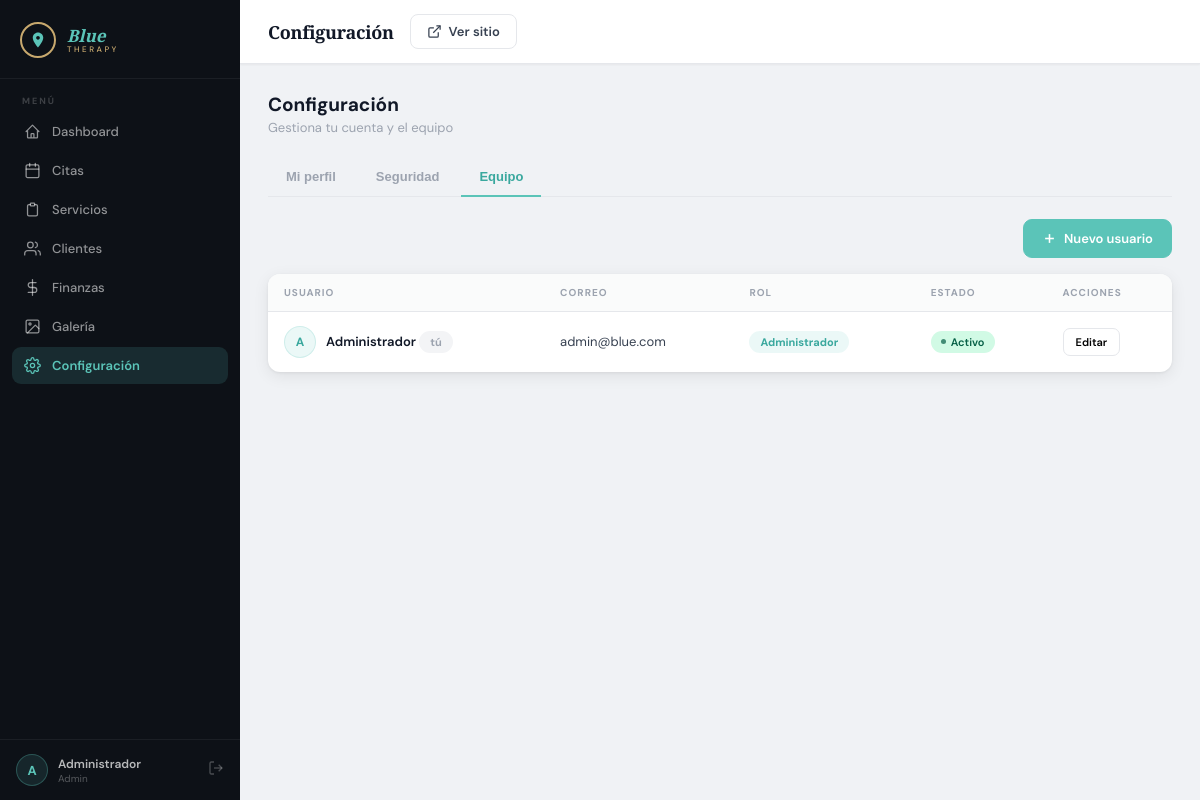
The app's page /admin/settings.php?tab=team (signed in) with its own data.
### tables this page shows
CREATE TABLE users (
    id          INT UNSIGNED AUTO_INCREMENT PRIMARY KEY,
    name        VARCHAR(100)          NOT NULL,
    email       VARCHAR(150)          NOT NULL UNIQUE,
    password    VARCHAR(255)          NOT NULL,
    role        ENUM('admin','staff') NOT NULL DEFAULT 'staff',
    phone       VARCHAR(20),
    photo       VARCHAR(255),
    active      TINYINT(1)            NOT NULL DEFAULT 1,
    created_at  DATETIME              NOT NULL DEFAULT CURRENT_TIMESTAMP,
    updated_at  DATETIME              NOT NULL DEFAULT CURRENT_TIMESTAMP ON UPDATE CURRENT_TIMESTAMP
);

### includes/session.php (called while the page is built, shortened)
<?php
function currentUser(): ?array {
    return $_SESSION['user'] ?? null;
}

### includes/functions.php (called while the page is built, shortened)
<?php
function e(mixed $value): string {
    return htmlspecialchars((string)$value, ENT_QUOTES | ENT_HTML5, 'UTF-8');
}

### admin/settings.php (the view, shortened to what this page needs)
<?php
require_once __DIR__ . '/../includes/session.php';
require_once __DIR__ . '/../includes/functions.php';
$db   = getDB();
$me   = currentUser();
$tab   = $_GET['tab'] ?? 'profile';
$staff = $db->query("SELECT * FROM users ORDER BY role, name")->fetchAll();
$pageTitle  = 'Configuración';
$activePage = 'settings';
require_once __DIR__ . '/../includes/admin_layout.php';
?>
<div class="page-head">
  <div>
    <h2>Configuración</h2>
    <p>Gestiona tu cuenta y el equipo</p>
  </div>
</div>
<div class="tabs">
  <button class="tab <?= $tab==='profile'?'active':'' ?>"  onclick="location='?tab=profile'">Mi perfil</button>
  <button class="tab <?= $tab==='security'?'active':'' ?>" onclick="location='?tab=security'">Seguridad</button>
  <button class="tab <?= $tab==='team'?'active':'' ?>"     onclick="location='?tab=team'">Equipo</button>
</div>
<?php if ($tab === 'team'): ?>
  <div style="display:flex;justify-content:flex-end;margin-bottom:16px">
    <button class="btn btn-primary" onclick="newStaff()">
      <svg viewBox="0 0 24 24" fill="none" stroke="currentColor" stroke-width="2.5"><line x1="12" y1="5" x2="12" y2="19"/><line x1="5" y1="12" x2="19" y2="12"/></svg>
      Nuevo usuario
    </button>
  </div>
  <div class="card"><div class="card-body--flush">
    <div class="table-wrap">
      <table class="data-table">
        <thead><tr><th>Usuario</th><th>Correo</th><th>Rol</th><th>Estado</th><th>Acciones</th></tr></thead>
        <tbody>
        <?php foreach ($staff as $u): ?>
          <tr style="<?= $u['active'] ? '' : 'opacity:.55' ?>">
            <td>
              <div class="client-cell">
                <div class="client-avatar"><?= mb_substr($u['name'], 0, 1) ?></div>
                <div>
                  <div class="client-name"><?= e($u['name']) ?><?= $u['id']==$me['id']?' <span class="pill pill-muted">tú</span>':'' ?></div>
                </div>
              </div>
            </td>
            <td><?= e($u['email']) ?></td>
            <td><span class="pill"><?= $u['role']==='admin'?'Administrador':'Staff' ?></span></td>
            <td><?= $u['active'] ? '<span class="badge badge-confirmed">Activo</span>' : '<span class="badge badge-cancelled">Inactivo</span>' ?></td>
            <td>
              <div class="action-btns">
                <button class="btn-action" onclick='editStaff(<?= json_encode(["id"=>$u["id"],"name"=>$u["name"],"email"=>$u["email"],"phone"=>$u["phone"],"role"=>$u["role"]], JSON_HEX_APOS|JSON_HEX_QUOT) ?>)'>Editar</button>
              </div>
            </td>
          </tr>
        <?php endforeach; ?>
        </tbody>
      </table>
    </div>
  </div></div>
<?php endif; ?>
<?php require_once __DIR__ . '/../includes/admin_footer.php'; ?>

### includes/admin_layout.php (shortened to what this page needs)
<?php
require_once __DIR__ . '/../includes/session.php';
require_once __DIR__ . '/../includes/functions.php';
$currentUser = currentUser();
$pageTitle   ??= 'Panel Admin';
$activePage  ??= '';
$navItems = [
    ['slug' => 'dashboard',    'label' => 'Dashboard',    'href' => '/Blue/admin/',               'icon' => '<path d="M3 12l2-2m0 0l7-7 7 7M5 10v10a1 1 0 001 1h3m10-11l2 2m-2-2v10a1 1 0 01-1 1h-3m-6 0a1 1 0 001-1v-4a1 1 0 011-1h2a1 1 0 011 1v4a1 1 0 001 1m-6 0h6"/>'],
    ['slug' => 'appointments', 'label' => 'Citas',        'href' => '/Blue/admin/appointments.php','icon' => '<rect x="3" y="4" width="18" height="18" rx="2"/><line x1="16" y1="2" x2="16" y2="6"/><line x1="8" y1="2" x2="8" y2="6"/><line x1="3" y1="10" x2="21" y2="10"/>'],
    ['slug' => 'services',     'label' => 'Servicios',    'href' => '/Blue/admin/services.php',    'icon' => '<path d="M9 5H7a2 2 0 00-2 2v12a2 2 0 002 2h10a2 2 0 002-2V7a2 2 0 00-2-2h-2"/><rect x="9" y="3" width="6" height="4" rx="1"/>'],
    ['slug' => 'clients',      'label' => 'Clientes',     'href' => '/Blue/admin/clients.php',     'icon' => '<path d="M17 21v-2a4 4 0 00-4-4H5a4 4 0 00-4 4v2"/><circle cx="9" cy="7" r="4"/><path d="M23 21v-2a4 4 0 00-3-3.87"/><path d="M16 3.13a4 4 0 010 7.75"/>'],
    ['slug' => 'finances',     'label' => 'Finanzas',     'href' => '/Blue/admin/finances.php',    'icon' => '<line x1="12" y1="1" x2="12" y2="23"/><path d="M17 5H9.5a3.5 3.5 0 000 7h5a3.5 3.5 0 010 7H6"/>'],
    ['slug' => 'gallery',      'label' => 'Galería',      'href' => '/Blue/admin/gallery.php',     'icon' => '<rect x="3" y="3" width="18" height="18" rx="2"/><circle cx="8.5" cy="8.5" r="1.5"/><polyline points="21 15 16 10 5 21"/>'],
    ['slug' => 'settings',     'label' => 'Configuración','href' => '/Blue/admin/settings.php',    'icon' => '<circle cx="12" cy="12" r="3"/><path d="M19.4 15a1.65 1.65 0 00.33 1.82l.06.06a2 2 0 010 2.83 2 2 0 01-2.83 0l-.06-.06a1.65 1.65 0 00-1.82-.33 1.65 1.65 0 00-1 1.51V21a2 2 0 01-4 0v-.09A1.65 1.65 0 009 19.4a1.65 1.65 0 00-1.82.33l-.06.06a2 2 0 01-2.83-2.83l.06-.06A1.65 1.65 0 004.68 15a1.65 1.65 0 00-1.51-1H3a2 2 0 010-4h.09A1.65 1.65 0 004.6 9a1.65 1.65 0 00-.33-1.82l-.06-.06a2 2 0 012.83-2.83l.06.06A1.65 1.65 0 009 4.68a1.65 1.65 0 001-1.51V3a2 2 0 014 0v.09a1.65 1.65 0 001 1.51 1.65 1.65 0 001.82-.33l.06-.06a2 2 0 012.83 2.83l-.06.06A1.65 1.65 0 0019.4 9a1.65 1.65 0 001.51 1H21a2 2 0 010 4h-.09a1.65 1.65 0 00-1.51 1z"/>'],
];
?>
<!DOCTYPE html>
<html lang="es">
<head>
  <link rel="stylesheet" href="/Blue/assets/css/admin.css">
</head>
<body>
<div class="admin-wrap">
<aside class="admin-sidebar" id="adminSidebar">
  <div class="sidebar-logo">
    <div class="sidebar-logo-mark">
      <svg viewBox="0 0 24 24" fill="#5bc4b8"><path d="M12 2C8.13 2 5 5.13 5 9c0 5.25 7 13 7 13s7-7.75 7-13c0-3.87-3.13-7-7-7zm0 9.5c-1.38 0-2.5-1.12-2.5-2.5S10.62 6.5 12 6.5s2.5 1.12 2.5 2.5S13.38 11.5 12 11.5z"/></svg>
    </div>
    <div class="sidebar-logo-text">
      <div class="sidebar-logo-blue">Blue</div>
      <div class="sidebar-logo-therapy">Therapy</div>
    </div>
  </div>
  <div class="sidebar-section">
    <div class="sidebar-section-label">Menú</div>
    <?php foreach ($navItems as $item): ?>
      <a href="<?= $item['href'] ?>"
         class="sidebar-link <?= $activePage === $item['slug'] ? 'active' : '' ?>">
        <svg width="17" height="17" viewBox="0 0 24 24" fill="none" stroke="currentColor" stroke-width="1.8" stroke-linecap="round" stroke-linejoin="round">
          <?= $item['icon'] ?>
        </svg>
        <?= $item['label'] ?>
      </a>
    <?php endforeach; ?>
  </div>
  <div class="sidebar-user">
    <div class="sidebar-user-avatar">
      <?= mb_substr($currentUser['name'] ?? 'A', 0, 1) ?>
    </div>
    <div>
      <div class="sidebar-user-name"><?= e($currentUser['name'] ?? '') ?></div>
      <div class="sidebar-user-role"><?= e($currentUser['role'] ?? '') ?></div>
    </div>
    <a href="/Blue/logout.php" class="sidebar-logout" title="Cerrar sesión">
      <svg viewBox="0 0 24 24" fill="none" stroke="currentColor" stroke-width="2"><path d="M9 21H5a2 2 0 01-2-2V5a2 2 0 012-2h4"/><polyline points="16 17 21 12 16 7"/><line x1="21" y1="12" x2="9" y2="12"/></svg>
    </a>
  </div>
</aside>
<div class="admin-main">
  <header class="admin-topbar">
    <div>
      <div class="topbar-title"><?= e($pageTitle) ?></div>
    </div>
    <div class="topbar-actions">
      <a href="/Blue/" target="_blank" class="topbar-btn" title="Ver sitio público">
        <svg width="15" height="15" viewBox="0 0 24 24" fill="none" stroke="currentColor" stroke-width="2"><path d="M18 13v6a2 2 0 01-2 2H5a2 2 0 01-2-2V8a2 2 0 012-2h6"/><polyline points="15 3 21 3 21 9"/><line x1="10" y1="14" x2="21" y2="3"/></svg>
        <span class="topbar-btn-text">Ver sitio</span>
      </a>
    </div>
  </header>
  <main class="admin-content">

### records on screen
users: name "A", name "Administrador", role "Admin", shows "tú", email "admin@blue.com", active "Activo"

### other values on screen
$item['label'] "Dashboard"
$item['label'] "Citas"
$item['label'] "Servicios"
$item['label'] "Clientes"
$item['label'] "Finanzas"
$item['label'] "Galería"
$item['label'] "Configuración"
$pageTitle "Configuración"
